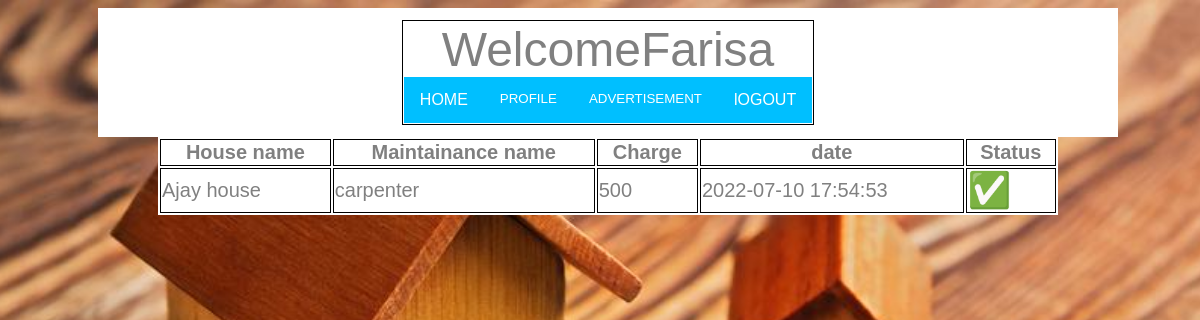
Screenshot of /maintlist.php?id=oid5&name=13 with the database file from the repository.
### tables this page shows
CREATE TABLE `owner` (
  `no` varchar(15) NOT NULL,
  `name` varchar(30) DEFAULT NULL,
  `phoneno` varchar(25) NOT NULL,
  `email` varchar(35) NOT NULL,
  `dob` date DEFAULT NULL,
  `license` varchar(30) NOT NULL,
  `viterid` varchar(30) NOT NULL,
  `curaddress` varchar(350) DEFAULT NULL,
  `city` varchar(350) DEFAULT NULL,
  `disno` int(3) DEFAULT NULL,
  `pin` varchar(10) DEFAULT NULL,
  `desg` varchar(20) DEFAULT NULL,
  `ono` varchar(15) DEFAULT NULL,
  `ora` varchar(3) DEFAULT NULL,
  `num` int(15) DEFAULT NULL,
  `apornot` int(1) DEFAULT 0,
  `odate` datetime DEFAULT current_timestamp()
);

CREATE TABLE `maintainance` (
  `mid` int(15) NOT NULL,
  `num` int(15) DEFAULT NULL,
  `no` varchar(15) DEFAULT NULL,
  `mname` varchar(20) DEFAULT NULL,
  `mcharge` int(10) DEFAULT NULL,
  `mdate` datetime DEFAULT current_timestamp(),
  `mcomplete` int(2) DEFAULT 0
);

CREATE TABLE `address` (
  `adno` int(10) NOT NULL,
  `no` varchar(15) DEFAULT NULL,
  `hno` int(10) DEFAULT NULL,
  `hname` varchar(35) DEFAULT NULL,
  `section` varchar(5) DEFAULT NULL,
  `vardno` varchar(8) DEFAULT NULL,
  `sname` varchar(30) DEFAULT NULL,
  `village` varchar(35) DEFAULT NULL,
  `city` varchar(35) DEFAULT NULL,
  `type` int(3) DEFAULT NULL,
  `disno` int(3) NOT NULL,
  `pcode` int(10) DEFAULT NULL
);

### maintlist.php (the view, shortened to what this page needs)
<html>
<head>
<link rel="stylesheet" type="text/css" href="css/style.css">
<link rel="stylesheet" href="https://cdnjs.cloudflare.com/ajax/libs/font-awesome/4.7.0/css/font-awesome.min.css">
</head>
<body class="bg">
<?php
echo'<form  method="POST">';
include 'dataconnect.php';
include'renter_home3.php';
?>
<div class="b">
	<center>
<table bgcolor="white" width="900">
	<tr><th>House name</th><th>Maintainance name</th><th>Charge</th><th>date</th><th>Status</th></tr>
	<?php
	  $mt=$conn->query("select * from maintainance where no='$userid'");
	  if($mt->num_rows >0)
	  {
	  	while($res=mysqli_fetch_assoc($mt))
	  	{
	  		$adnum=$res['num'];
	  		$mname=$res['mname'];
	  		$mcharge=$res['mcharge'];
	  		$mdate=$res['mdate'];
	  		$mcom=$res['mcomplete'];
	  		$hn=$conn->query("select * from advertisement where num='$adnum'");
	  		if($hn->num_rows >0)
	  		{
	  			while($hna=mysqli_fetch_assoc($hn))
	  			{
	  				$ton=$hna['no'];
	  				$adno=$hna['adno'];
	  			}
	  		}
	  		$hno=$conn->query("select * from address where no='$ton' and adno='$adno'");
	  		if($hno->num_rows >0)
	  		{
	  			while($hna=mysqli_fetch_assoc($hno))
	  			{
	  				$hname=$hna['hname'];
	  			}
	  		}
	  		echo'<td>'.$hname.'</td>';
	  		echo'<td>'.$mname.'</td>';
	  		echo'<td>'.$mcharge.'</td>';
	  		echo'<td>'.$mdate.'</td>';
	  		if($mcom=="1")
	  		{
                echo'<td><span style="font-size:35px;">&#9989;</span></td></tr>';
	  		}
	  		else
	  		{
               echo'<td><i class="fa fa-close" style="font-size:35px;color:red"></i></td</tr>';
	  		}
	  	}
	  }?>

### renter_home3.php (shortened to what this page needs)
<html>
<head>
<link rel="stylesheet" type="text/css" href="dropdown.css">
<slink rel="stylesheet" href="https://cdnjs.cloudflare.com/ajax/libs/font-awesome/4.7.0/css/font-awesome.min.css">
</head>
<body>
	<div class="content">
<?php
echo'<form>';
include 'dataconnect.php';
	$userid=$_GET['id'];
?>
<center>
<table>
	<?php
$sql=$conn->query("select * from owner where no='$userid'");
if($sql->num_rows >0)
{
	while($res=mysqli_fetch_array($sql))
	{
		$name=$res['name'];
    $ono=$res['ono'];
}
}
?>
  	<tr><center><td class="let" align="center"><font size="7">Welcome<?php echo $name;?></font>
	 <div class="navbar">
	   <?php echo'<a  class="active" href="renter_home3.php?id='.$userid.'">HOME</a>';?>
	   <div class="dropdown">
  <button class="dropbtn">PROFILE</button>
	</div>
	 <div class="dropdown">
  <button class="dropbtn">ADVERTISEMENT</button>
  <div class="dropdown-content">
	 <?php
	 if($ono!="")
	 {
echo'</div></div> <a href="logout.php">lOGOUT</a>
	  </div>';
echo'</center></td></center></tr>';
  	}
	?>
</div>
</body>
</html>

### css/style.css (style rules this page uses)
html { overflow-x: hidden; }
body { line-height: 1.7; color: gray; font-weight: 400; font-size: 1rem; }
a { -webkit-transition: .3s all ease; -o-transition: .3s all ease; transition: .3s all ease; }

### dropdown.css (style rules this page uses)
body { font-family: Arial, Helvetica, sans-serif; }
.navbar { overflow: hidden; background-color:#00BFFF ; }
.navbar a { float: left; font-size: 16px; color: white; text-align: center; padding: 14px 16px; text-decoration: none; text-align: left; }
.dropdown { float: left; overflow: hidden; }
.dropdown .dropbtn { font-stretch: 16px; border: none; outline: none; color: white; padding: 14px 16px; background-color:#00BFFF; font-family: inherit; margin: 0; }

### maintlist.php (style rules this page uses)
body { background-image:url("images/im1.jpg"); height:100%; width:100%; background-position:center; background-repeat:no-repeat; background-size:cover; }
a { text-decoration: none; }
table { align-content: center; }
th,td { border: 1px solid black; font-size: 20px; }

### renter_home3.php (style rules this page uses)
body { background-image:url("images/im1.jpg"); height:100%; width:100%; background-position:center; background-repeat:no-repeat; background-size:cover; }
.content { width:1000px; margin: auto; background: white; padding: 10px; }

### rows the page displays
owner: name "Farisa"
maintainance: address.hname "Ajay house", mname "carpenter", mcharge "500", mdate "2022-07-10 17:54:53"
